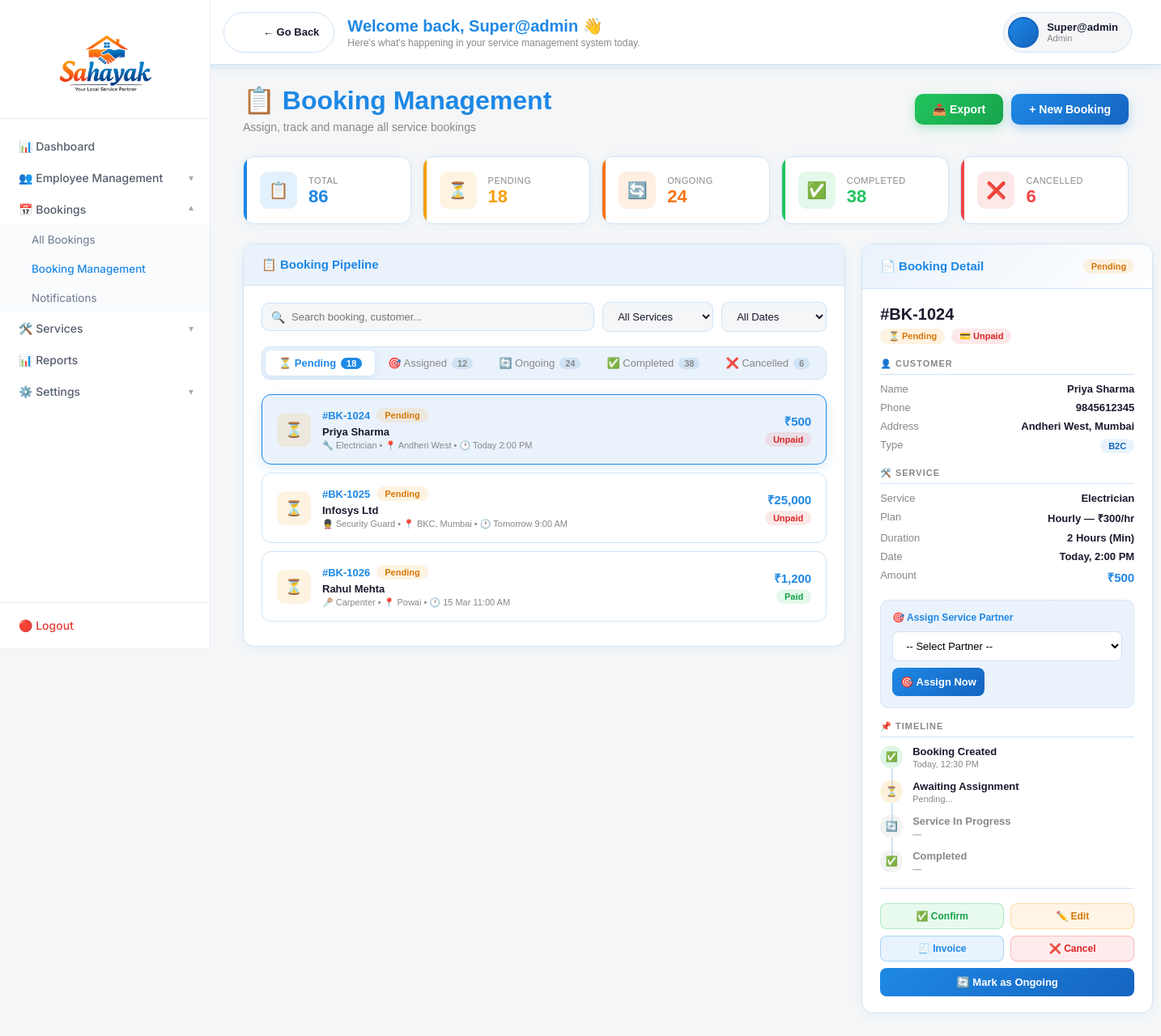
/booking-management/ (signed in), run on the app's committed database.
### accounts/models.py (models this page shows)
class CustomUser(AbstractUser):
    ROLE_CHOICES = (
        ('admin', 'Admin'),
        ('manager', 'Manager'),
        ('staff',            'Staff'),
        ('corporate_partner', 'Corporate Partner'),
        ('solo_partner',      'Solo Partner'),
    )
    role = models.CharField(max_length=20, choices=ROLE_CHOICES)

### dashboard/views.py (the view)
# urls.py: path('booking-management/', views.booking_management, name='booking_management'),
@login_required
def booking_management(request):
    return render(request, 'dashboard/booking_management.html')

### templates/dashboard/booking_management.html (shortened to what this page needs)
{% extends 'layout/base.html' %}
{% block content %}
{% include 'layout/topbar.html' %}
<div class="page-header">
    <div>
        <h1>📋 Booking Management</h1>
        <p>Assign, track and manage all service bookings</p>
    </div>
    <div class="header-actions">
        <button class="btn-primary" style="background:linear-gradient(135deg,#22c55e,#16a34a);box-shadow:0 4px 12px rgba(34,197,94,0.3);">
            📤 Export
        </button>
        <button class="btn-primary">+ New Booking</button>
    </div>
</div>
<div class="stats-row">
    <div class="stat-card blue">
        <div class="stat-icon blue">📋</div>
        <div>
            <div class="stat-label">Total</div>
            <div class="stat-value blue">{{ total|default:"86" }}</div>
        </div>
    </div>
    <div class="stat-card yellow">
        <div class="stat-icon yellow">⏳</div>
        <div>
            <div class="stat-label">Pending</div>
            <div class="stat-value yellow">{{ pending|default:"18" }}</div>
        </div>
    </div>
    <div class="stat-card orange">
        <div class="stat-icon orange">🔄</div>
        <div>
            <div class="stat-label">Ongoing</div>
            <div class="stat-value orange">{{ ongoing|default:"24" }}</div>
        </div>
    </div>
    <div class="stat-card green">
        <div class="stat-icon green">✅</div>
        <div>
            <div class="stat-label">Completed</div>
            <div class="stat-value green">{{ completed|default:"38" }}</div>
        </div>
    </div>
    <div class="stat-card red">
        <div class="stat-icon red">❌</div>
        <div>
            <div class="stat-label">Cancelled</div>
            <div class="stat-value red">{{ cancelled|default:"6" }}</div>
        </div>
    </div>
</div>
<div class="mgmt-layout">
    <div>
        <div class="card">
            <div class="card-header">
                <h3>📋 Booking Pipeline</h3>
            </div>
            <div class="card-body">
                <div class="filter-bar">
                    <div class="search-wrapper">
                        <span class="search-icon">🔍</span>
                        <input type="text" class="search-input" placeholder="Search booking, customer...">
                    </div>
                    <select class="filter-select">
                        <option>All Services</option>
                    </select>
                    <select class="filter-select">
                        <option>All Dates</option>
                    </select>
                </div>
                <div class="pipeline-tabs">
                    <button class="pip-tab active" onclick="switchPip('pending', event)">
                        ⏳ Pending <span class="count">18</span>
                    </button>
                    <button class="pip-tab" onclick="switchPip('assigned', event)">
                        🎯 Assigned <span class="count">12</span>
                    </button>
                    <button class="pip-tab" onclick="switchPip('ongoing', event)">
                        🔄 Ongoing <span class="count">24</span>
                    </button>
                    <button class="pip-tab" onclick="switchPip('completed', event)">
                        ✅ Completed <span class="count">38</span>
                    </button>
                    <button class="pip-tab" onclick="switchPip('cancelled', event)">
                        ❌ Cancelled <span class="count">6</span>
                    </button>
                </div>
                <div class="pip-content active" id="pip-pending">
                    <div class="booking-row selected" onclick="selectBooking(this)">
                        <div class="booking-row-left pending">⏳</div>
                        <div class="booking-row-body">
                            <div class="booking-id-row">
                                <span class="booking-id">#BK-1024</span>
                                <span class="badge badge-pending">Pending</span>
                            </div>
                            <div class="booking-customer">Priya Sharma</div>
                            <div class="booking-meta">🔧 Electrician • 📍 Andheri West • 🕐 Today 2:00 PM</div>
                        </div>
                        <div class="booking-row-right">
                            <div class="booking-amount">₹500</div>
                            <span class="badge badge-unpaid">Unpaid</span>
                        </div>
                    </div>
                    <div class="booking-row" onclick="selectBooking(this)">
                        <div class="booking-row-left pending">⏳</div>
                        <div class="booking-row-body">
                            <div class="booking-id-row">
                                <span class="booking-id">#BK-1025</span>
                                <span class="badge badge-pending">Pending</span>
                            </div>
                            <div class="booking-customer">Infosys Ltd</div>
                            <div class="booking-meta">💂 Security Guard • 📍 BKC, Mumbai • 🕐 Tomorrow 9:00 AM</div>
                        </div>
                        <div class="booking-row-right">
                            <div class="booking-amount">₹25,000</div>
                            <span class="badge badge-unpaid">Unpaid</span>
                        </div>
                    </div>
                    <div class="booking-row" onclick="selectBooking(this)">
                        <div class="booking-row-left pending">⏳</div>
                        <div class="booking-row-body">
                            <div class="booking-id-row">
                                <span class="booking-id">#BK-1026</span>
                                <span class="badge badge-pending">Pending</span>
                            </div>
                            <div class="booking-customer">Rahul Mehta</div>
                            <div class="booking-meta">🪚 Carpenter • 📍 Powai • 🕐 15 Mar 11:00 AM</div>
                        </div>
                        <div class="booking-row-right">
                            <div class="booking-amount">₹1,200</div>
                            <span class="badge badge-paid">Paid</span>
                        </div>
                    </div>
                </div>
            </div>
        </div>
    </div>
    <div class="detail-panel">
        <div class="detail-header">
            <h3>📄 Booking Detail</h3>
            <span class="badge badge-pending">Pending</span>
        </div>
        <div class="detail-body">
            <div class="detail-booking-id">#BK-1024</div>
            <div class="detail-status-row">
                <span class="badge badge-pending">⏳ Pending</span>
                <span class="badge badge-unpaid">💳 Unpaid</span>
            </div>
            <div class="detail-section">
                <div class="detail-section-title">👤 Customer</div>
                <div class="detail-row">
                    <span class="detail-label">Name</span>
                    <span class="detail-value">Priya Sharma</span>
                </div>
                <div class="detail-row">
                    <span class="detail-label">Phone</span>
                    <span class="detail-value">9845612345</span>
                </div>
                <div class="detail-row">
                    <span class="detail-label">Address</span>
                    <span class="detail-value">Andheri West, Mumbai</span>
                </div>
                <div class="detail-row">
                    <span class="detail-label">Type</span>
                    <span class="detail-value"><span class="badge badge-assigned" style="background:rgba(30,136,229,0.1);color:#1565c0;">B2C</span></span>
                </div>
            </div>
            <div class="detail-section">
                <div class="detail-section-title">🛠️ Service</div>
                <div class="detail-row">
                    <span class="detail-label">Service</span>
                    <span class="detail-value">Electrician</span>
                </div>
                <div class="detail-row">
                    <span class="detail-label">Plan</span>
                    <span class="detail-value">Hourly — ₹300/hr</span>
                </div>
                <div class="detail-row">
                    <span class="detail-label">Duration</span>
                    <span class="detail-value">2 Hours (Min)</span>
                </div>
                <div class="detail-row">
                    <span class="detail-label">Date</span>
                    <span class="detail-value">Today, 2:00 PM</span>
                </div>
                <div class="detail-row">
                    <span class="detail-label">Amount</span>
                    <span class="detail-value" style="color:var(--accent);font-size:15px;">₹500</span>
                </div>
            </div>
            <div class="assign-partner">
                <div class="assign-partner-title">🎯 Assign Service Partner</div>
                <select class="assign-select">
                    <option>-- Select Partner --</option>
                </select>
                <button class="btn-full" onclick="showToast('Partner assigned! ✅')">
                    🎯 Assign Now
                </button>
            </div>
            <div class="detail-section">
                <div class="detail-section-title">📌 Timeline</div>
                <ul class="timeline">
                    <li class="timeline-item">
                        <div class="timeline-dot green">✅</div>
                        <div class="timeline-text">
                            <div class="timeline-event">Booking Created</div>
                            <div class="timeline-time">Today, 12:30 PM</div>
                        </div>
                    </li>
                    <li class="timeline-item">
                        <div class="timeline-dot yellow">⏳</div>
                        <div class="timeline-text">
                            <div class="timeline-event">Awaiting Assignment</div>
                            <div class="timeline-time">Pending...</div>
                        </div>
                    </li>
                    <li class="timeline-item">
                        <div class="timeline-dot grey">🔄</div>
                        <div class="timeline-text">
                            <div class="timeline-event" style="color:var(--muted);">Service In Progress</div>
                            <div class="timeline-time">—</div>
                        </div>
                    </li>
                    <li class="timeline-item">
                        <div class="timeline-dot grey">✅</div>
                        <div class="timeline-text">
                            <div class="timeline-event" style="color:var(--muted);">Completed</div>
                            <div class="timeline-time">—</div>
                        </div>
                    </li>
                </ul>
            </div>
            <div class="detail-actions">
                <button class="btn btn-confirm" onclick="showToast('Booking confirmed! ✅')">✅ Confirm</button>
                <button class="btn btn-edit">✏️ Edit</button>
                <button class="btn btn-invoice">🧾 Invoice</button>
                <button class="btn btn-cancel" onclick="showToast('Booking cancelled ❌')">❌ Cancel</button>
                <button class="btn-full" onclick="showToast('Status updated! ✅')">🔄 Mark as Ongoing</button>
            </div>
        </div>
    </div>
</div>
{% endblock %}

### templates/layout/topbar.html (shortened to what this page needs)
{% load static %}
<div class="topbar">
    <div class="topbar-left">
        {% if not hide_back %}
        <a class="back-pill" onclick="history.back()">
            <div class="back-icon">&#8592;</div>
            <div class="back-label">← Go Back</div>
        </a>
        {% endif %}
        <div class="topbar-text">
            <div class="topbar-title">
                Welcome back, {{ request.user.first_name|default:request.user.username }} 👋
            </div>
            <div class="topbar-sub">
                Here's what's happening in your service management system today.
            </div>
        </div>
    </div>
    <div class="topbar-right">
        <div class="profile-pill" onclick="toggleDropdownMenu(event)">
            {% if request.user.profile_photo %}
                <img src="{{ request.user.profile_photo.url }}"
                     alt="Profile" class="profile-pic">
            {% else %}
                <div class="profile-initials">
                </div>
            {% endif %}
            <div class="profile-info">
                <div class="profile-name">
                    {{ request.user.get_full_name|default:request.user.username }}
                </div>
                <div class="profile-role">
                    {{ request.user.role|default:"Admin"|capfirst }}
                </div>
            </div>
        </div>
    </div>
</div>

### templates/layout/topbar.html (style rules this page uses)
.topbar { position: fixed; top: 0; left: 240px; right: 0; height: 80px; background: #ffffff; border-bottom: 1px solid #d0e3f5; display: flex; justify-content: space-between; align-items: center; padding: 0 36px; z-index: 999; box-shadow: 0 2px 12px rgba(30,136,229,0.08); }
.topbar-left { display: flex; flex-direction: row; align-items: center; gap: 16px; }
.back-pill { display: flex; align-items: center; gap: 8px; background: #ffffff; border: 1.5px solid #d0e3f5 ; border-radius: 50px; padding: 8px 18px 8px 8px; cursor: pointer; text-decoration: none; transition: all 0.2s; flex-shrink: 0; }
.back-icon { width: 32px; height: 32px; border-radius: 50%; background: rgba(255,255,255,0.25); display: flex; align-items: center; justify-content: center; color: white; font-size: 16px; font-weight: 700; flex-shrink: 0; }
.back-label { font-size: 13px; font-weight: 700; color: #1a1a2e; font-family: 'DM Sans', sans-serif; }
.topbar-text { display: flex; flex-direction: column; justify-content: center; }
.topbar-title { font-family: 'Poppins', sans-serif; font-size: 20px; font-weight: 700; color: #1e88e5; line-height: 1.2; }
.topbar-sub { font-size: 12px; color: #888; margin-top: 2px; font-family: 'DM Sans', sans-serif; }
.topbar-right { display: flex; align-items: center; gap: 16px; }
.profile-pill { display: flex; align-items: center; gap: 10px; background: #f4f6f8; border: 1.5px solid #d0e3f5; border-radius: 50px; padding: 5px 16px 5px 5px; cursor: pointer; text-decoration: none; transition: all 0.2s; position: relative; }
.profile-initials { width: 38px; height: 38px; border-radius: 50%; background: linear-gradient(135deg, #1e88e5, #1565c0); display: flex; align-items: center; justify-content: center; color: white; font-weight: 700; font-size: 14px; font-family: 'Poppins', sans-serif; flex-shrink: 0; border: 2px solid #1565c0; }
.profile-info .profile-name { font-size: 13px; font-weight: 700; color: #1a1a2e; font-family: 'DM Sans', sans-serif; line-height: 1.2; }
.profile-info .profile-role { font-size: 11px; color: #888; font-family: 'DM Sans', sans-serif; text-transform: capitalize; }

### data on the page
CustomUser: user.first_name "Super@admin", user.get_full_name "Super@admin", user.role "Admin"

### other printed values
{{ total|default:"86" }} "86"
{{ pending|default:"18" }} "18"
{{ ongoing|default:"24" }} "24"
{{ completed|default:"38" }} "38"
{{ cancelled|default:"6" }} "6"
